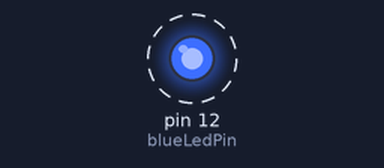
A sketch run on a simulated Arduino Uno, built with avr-gcc and run on an emulated ATmega328P. Parts: output pins drawn as LEDs (lit = HIGH). Dashed ring = blinking.

Above: at 1.0 s.
Timing chart, 0 to 5.8 s (numbered marks = the images above):
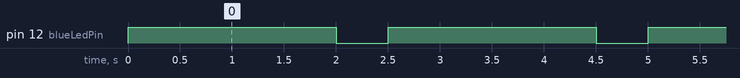

Measured:
- by itself, pin 12 (blueLedPin): alternates HIGH for 2.0 s and LOW for 0.50 s

The sketch:

sketch_lab1.ino
```cpp
int blueLedPin = 12;
int onTime = 2000;
int offTime = 500;

void setup() {
  // put your setup code here, to run once:
  pinMode(blueLedPin, OUTPUT);
}

void loop() {
  // put your main code here, to run repeatedly:
  digitalWrite(blueLedPin, HIGH);
  delay(onTime);
  digitalWrite(blueLedPin, LOW);
  delay(offTime);
}
```
